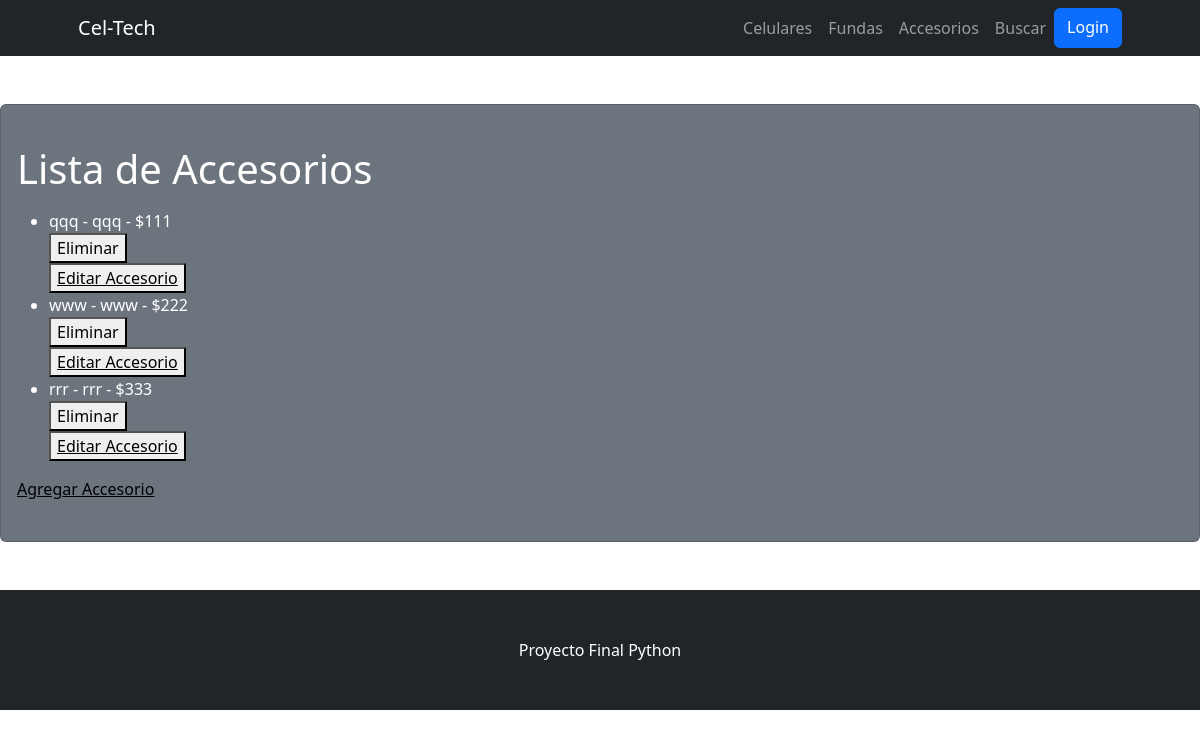
Page /CelTech/lista-accesorios on the earlier database version.
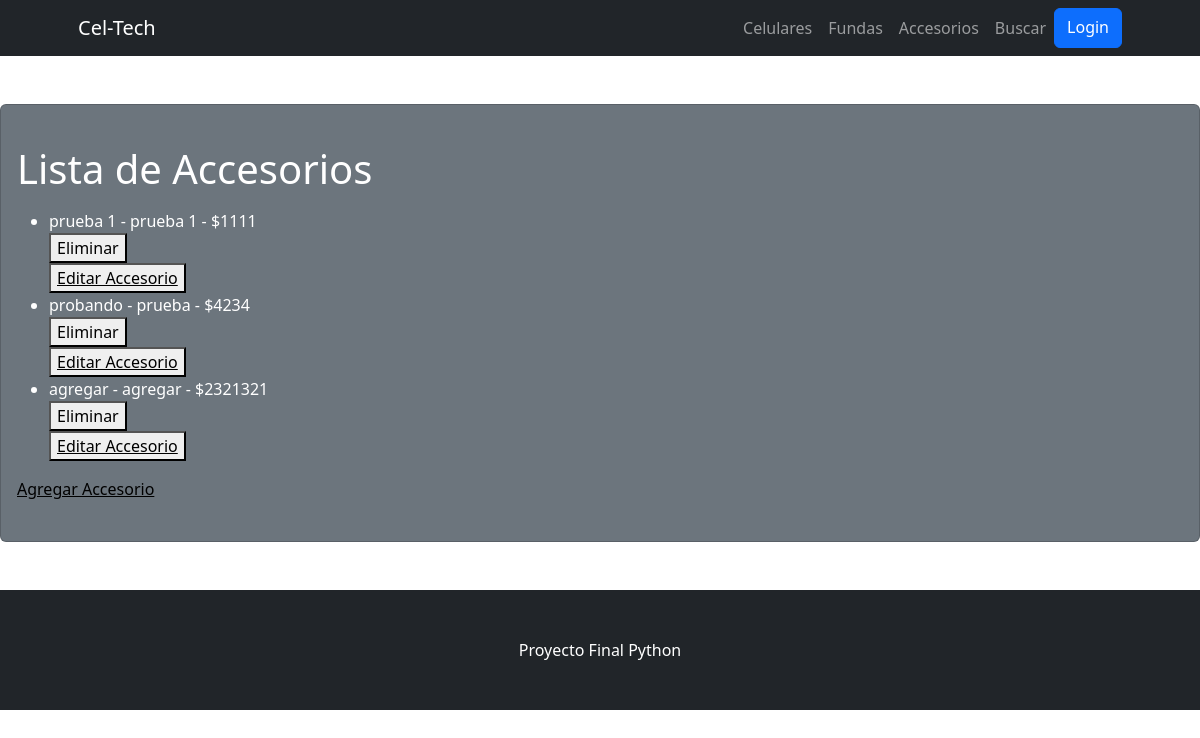
Same page on the later database version.
### CelTech/models.py (models this page shows)
class Accesorios(models.Model):
    marca = models.CharField(max_length=20)
    tipo = models.CharField(max_length=20)
    precio = models.IntegerField()
    def __str__(self):
        return f'{self.marca} - {self.tipo} - ${self.precio}'

### CelTech/views.py (the view)
# urls.py: path('lista-accesorios', lista_accesorios, name="ListaAccesorios"),
def lista_accesorios(req):
    lista_accesorio = Accesorios.objects.all()
    return render(req, "lista_accesorios.html", {"lista_accesorios": lista_accesorio})

### CelTech/templates/lista_accesorios.html (shortened to what this page needs)
{% extends 'padre.html' %}
{% block cambiante %}
    <h1>Lista de Accesorios</h1>
    <ul>
        {% for accesorio in lista_accesorios  %}
            <li>{{accesorio}}</li>
            <div>
                <form action="{% url 'EliminarAccesorio' accesorio.id %}" method="post">{% csrf_token %}
                    <button type="submit">Eliminar</button>
                </form>
                <button>
                    <a style="color:black" href="{% url 'EditarAccesorio' accesorio.id %}">Editar Accesorio</a>
                </button>
            </div>
        {% endfor %}
    </ul>
    <a style="color:black" href="{% url 'AdministradorAccesorios' %}">Agregar Accesorio</a>
{% endblock cambiante %}

### CelTech/templates/padre.html (shortened to what this page needs)
<!DOCTYPE html>
<html lang="en">
    <head>
        {% load static %}
        <link href= " {% static 'css/styles.css' %} " rel="stylesheet" />
    </head>
    <body>
       {% include 'navbar.html' %}
            <div class="card text-white bg-secondary my-5 py-4   ">
                <div class="card-body">
                        {% block cambiante %}
                        {% endblock cambiante %}
                </div>
            </div>
        <footer class="py-5 bg-dark">
            <div class="container px-4 px-lg-5"><p class="m-0 text-center text-white">Proyecto Final Python</p></div>
        </footer>
    </body>
</html>

### CelTech/templates/navbar.html (shortened to what this page needs)
<nav class="navbar navbar-expand-lg navbar-dark bg-dark">
    <div class="container px-5">
        <a class="navbar-brand" href="{% url 'Inicio' %}">Cel-Tech</a>
        <div class="collapse navbar-collapse" id="navbarSupportedContent">
            <ul class="navbar-nav ms-auto mb-2 mb-lg-0">
                <li class="nav-item"><a class="nav-link" href="{% url 'Celulares' %}">Celulares</a></li>
                <li class="nav-item"><a class="nav-link" href="{% url 'Fundas' %}">Fundas</a></li>
                <li class="nav-item"><a class="nav-link" href="{% url 'Accesorios' %}">Accesorios</a></li>
                <li class="nav-item"><a class="nav-link" href="#!">Buscar</a></li>
                    {% if user.is_authenticated %}
                     {% if user.us %}
                     {% endif %}
                        <a class="btn btn-primary position-relative" href="{% url 'Logout' %}" role="button">Logout
                          <span class="position-absolute top-80 start-100  badge rounded-pill text-bg-success">
                            {{user.username}}
                            </span>
                        </a>
                        {% else %}
                        <a class="btn btn-primary" href="{% url 'Login' %}" role="button">Login</a>
                    {% endif %}
            </ul>
        </div>
    </div>
</nav>

Differences in the rows shown:
removed Accesorios: marca+tipo+precio "qqq - qqq - $111"
removed Accesorios: marca+tipo+precio "www - www - $222"
removed Accesorios: marca+tipo+precio "rrr - rrr - $333"
added Accesorios: marca+tipo+precio "prueba 1 - prueba 1 - $1111"
added Accesorios: marca+tipo+precio "probando - prueba - $4234"
added Accesorios: marca+tipo+precio "agregar - agregar - $2321321"
